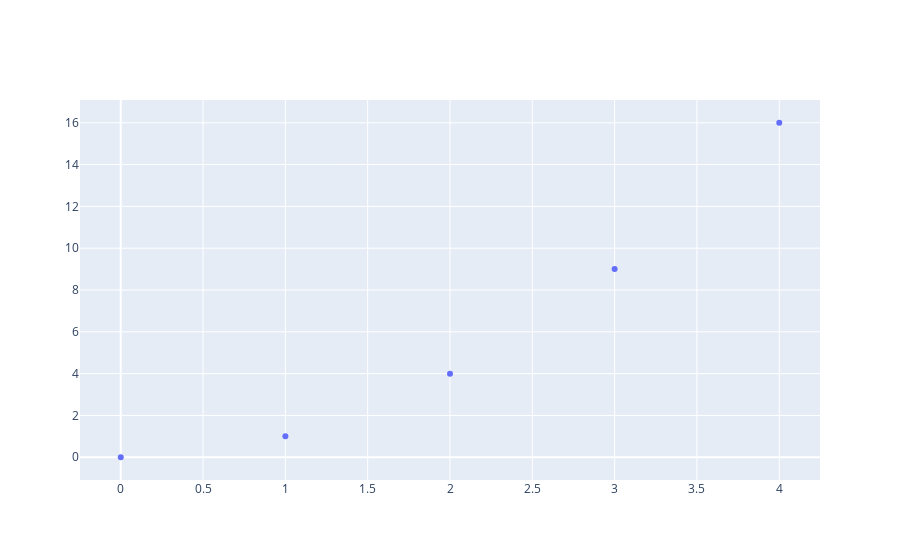

Notebook code cell kept with this figure:
### Markdown cell above
Agora vamos plotar alguns pontos dessa figura vazia

### Code cell
fig.add_scatter(x=[0, 1, 2, 3, 4], y=[0, 1, 4, 9, 16],mode = 'markers')
fig.show()

### Figure 1 — Plotly figure (JSON) as saved in the notebook; plotly's stock layout.template omitted (floating-point values rounded to 4 significant figures)
{"data": [{"mode": "markers", "type": "scatter", "x": [0, 1, 2, 3, 4], "y": [0, 1, 4, 9, 16]}], "layout": {}}
